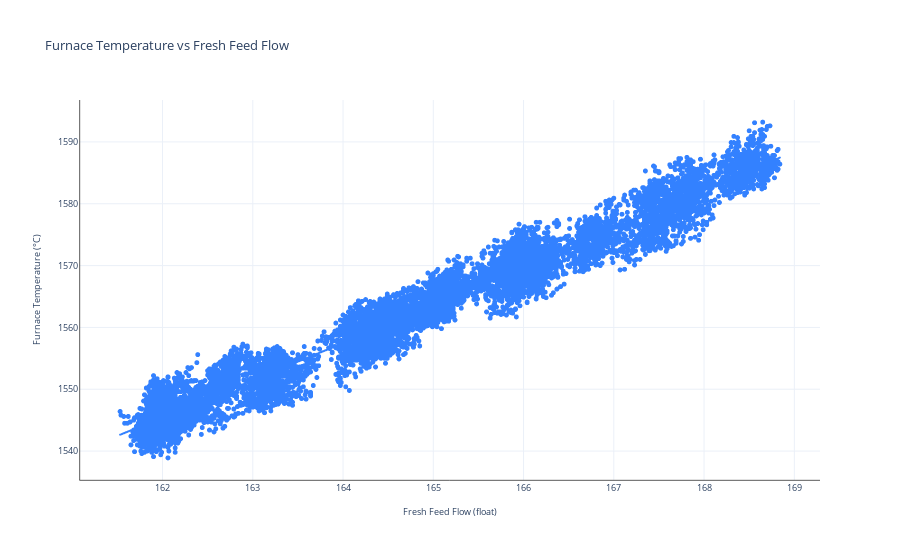

This figure's notebook cell:
### Markdown cell above
### The data visualization <a id="the-data-visualization"></a>

### Code cell
data_visualization_agent.get_plotly_graph()

### Figure 1 — Plotly figure (JSON) as saved in the notebook; plotly's stock layout.template omitted (floating-point values rounded to 4 significant figures; data arrays with more than 128 entries replaced by an {"elided": "..."} marker saying what was removed)
{"data": [{"hovertemplate": "Fresh Feed Flow (float)=%{x}<br>Furnace Temperature (°C)=%{y}<extra></extra>", "legendgroup": "", "marker": {"color": "#3381ff", "size": 5, "symbol": "circle"}, "mode": "markers", "name": "", "showlegend": false, "type": "scattergl", "x": {"elided": "10080 float values"}, "xaxis": "x", "y": {"elided": "10080 float values"}, "yaxis": "y"}, {"hovertemplate": "<b>LOWESS trendline</b><br><br>Fresh Feed Flow (float)=%{x}<br>Furnace Temperature (°C)=%{y} <b>(trend)</b><extra></extra>", "legendgroup": "", "marker": {"color": "#3381ff", "size": 5, "symbol": "circle"}, "mode": "lines", "name": "", "showlegend": false, "type": "scattergl", "x": {"elided": "10080 float values"}, "xaxis": "x", "y": {"elided": "10080 float values"}, "yaxis": "y"}], "layout": {"hoverlabel": {"font": {"size": 8.8}}, "legend": {"tracegroupgap": 0}, "title": {"font": {"size": 13.2}, "text": "Furnace Temperature vs Fresh Feed Flow"}, "xaxis": {"anchor": "y", "domain": [0, 1], "linecolor": "black", "linewidth": 0.65, "tickfont": {"size": 8.8}, "title": {"font": {"size": 8.8}, "text": "Fresh Feed Flow (float)"}}, "yaxis": {"anchor": "x", "domain": [0, 1], "linecolor": "black", "linewidth": 0.65, "tickfont": {"size": 8.8}, "title": {"font": {"size": 8.8}, "text": "Furnace Temperature (°C)"}}}}
